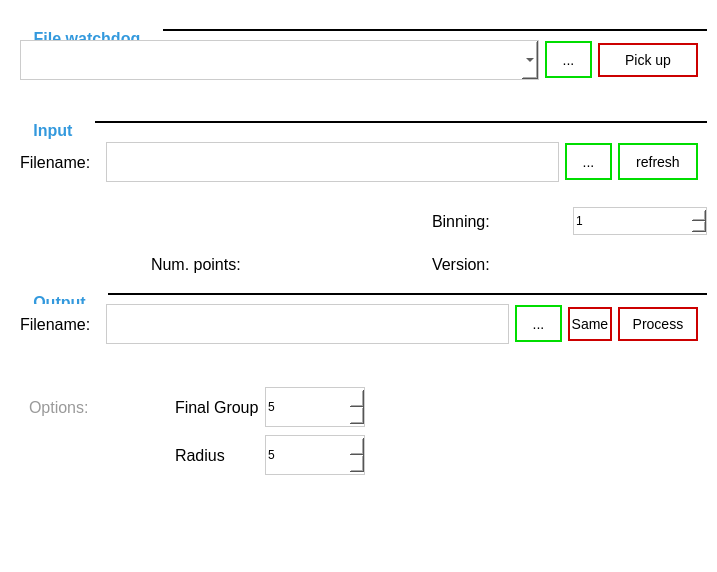
<?xml version="1.0" encoding="UTF-8"?>
<ui version="4.0">
 <class>Form</class>
 <widget class="QWidget" name="Form">
  <property name="geometry">
   <rect>
    <x>0</x>
    <y>0</y>
    <width>717</width>
    <height>572</height>
   </rect>
  </property>
  <property name="windowTitle">
   <string>Form</string>
  </property>
  <property name="styleSheet">
   <string notr="true">QWidget {
background-color: #fff;
}


QLineEdit {
font-size: 16px;
border: 1px solid #ccc;
}

QComboBox {
font-size: 16px;
border: 1px solid #ccc;
}

QLabel {
font-size: 16px;
}

QToolButton {
background-color: #ccc;
border: 2px solid #333;
color: #333;

width: 40px;
height: 30px;
font-size: 14px;
}

QToolButton:enabled {
background-color: #fff;
border: 2px solid #0d0;
color: #000;
}

QToolButton:hover:enabled {
background-color: #0D0;
color: #fff;
}

QPushButton {
background-color: #ccc;
border: 2px solid #333;
color: #333;
width: 40px;
height: 30px;
font-size: 14px;
}

QPushButton:enabled {
background-color: #fff;
border: 2px solid #C00;
color: #000;
}

QPushButton:hover:enabled {
background-color: #f00;
color: #fff;
}


QGroupBox {
    border: 2px solid black;
    border-bottom: 0px;
    border-right: 0px;
    border-left: 0px;
    margin-top: 1ex; /* leave space at the top for the title */
    padding-top:2ex;
	font-size: 16px;
    font-weight: bold;
}

QGroupBox::title {
    subcontrol-origin: margin;
    subcontrol-position: top left; /* position at the top center */
    padding: 0px 20px;
    color: #39D;
}

QSpinBox {
padding-top: 5px;
padding-bottom: 5px;
padding-left: 1ex;
border: 1px solid #ccc;
}</string>
  </property>
  <layout class="QGridLayout" name="gridLayout">
   <property name="rightMargin">
    <number>10</number>
   </property>
   <property name="bottomMargin">
    <number>0</number>
   </property>
   <property name="horizontalSpacing">
    <number>0</number>
   </property>
   <item row="1" column="0">
    <widget class="QGroupBox" name="gp_filewatchdog">
     <property name="title">
      <string>File watchdog</string>
     </property>
     <layout class="QGridLayout" name="gridLayout_6">
      <item row="0" column="0">
       <widget class="QComboBox" name="cb_filewatchdog">
        <property name="minimumSize">
         <size>
          <width>0</width>
          <height>40</height>
         </size>
        </property>
       </widget>
      </item>
      <item row="0" column="2">
       <widget class="QPushButton" name="btn_pickupfile">
        <property name="maximumSize">
         <size>
          <width>100</width>
          <height>16777215</height>
         </size>
        </property>
        <property name="toolTip">
         <string>Select a most recent .tabbin file discovered by a watch dog</string>
        </property>
        <property name="text">
         <string>Pick up</string>
        </property>
       </widget>
      </item>
      <item row="1" column="0" colspan="3">
       <widget class="QWidget" name="widget_5" native="true">
        <property name="minimumSize">
         <size>
          <width>0</width>
          <height>20</height>
         </size>
        </property>
       </widget>
      </item>
      <item row="0" column="1">
       <widget class="QToolButton" name="btn_openfolder">
        <property name="toolTip">
         <string>Open parent folder for file watchdog processing</string>
        </property>
        <property name="text">
         <string>...</string>
        </property>
       </widget>
      </item>
     </layout>
    </widget>
   </item>
   <item row="6" column="0">
    <widget class="QGroupBox" name="gp_output">
     <property name="title">
      <string>Output</string>
     </property>
     <layout class="QGridLayout" name="gridLayout_3">
      <item row="0" column="4">
       <widget class="QPushButton" name="btn_process">
        <property name="minimumSize">
         <size>
          <width>80</width>
          <height>0</height>
         </size>
        </property>
        <property name="toolTip">
         <string>Process the data and saves. Filters the points having the same pixel position or position inside the radius</string>
        </property>
        <property name="text">
         <string>Process</string>
        </property>
       </widget>
      </item>
      <item row="1" column="0" colspan="5">
       <widget class="QWidget" name="widget_2" native="true">
        <property name="minimumSize">
         <size>
          <width>0</width>
          <height>20</height>
         </size>
        </property>
       </widget>
      </item>
      <item row="2" column="0" colspan="5">
       <widget class="QWidget" name="widget_3" native="true">
        <property name="minimumSize">
         <size>
          <width>0</width>
          <height>110</height>
         </size>
        </property>
        <layout class="QGridLayout" name="gridLayout_4">
         <item row="0" column="3">
          <spacer name="horizontalSpacer">
           <property name="orientation">
            <enum>Qt::Horizontal</enum>
           </property>
           <property name="sizeHint" stdset="0">
            <size>
             <width>40</width>
             <height>20</height>
            </size>
           </property>
          </spacer>
         </item>
         <item row="0" column="1">
          <widget class="QLabel" name="label_9">
           <property name="text">
            <string>Final Group</string>
           </property>
          </widget>
         </item>
         <item row="0" column="0">
          <widget class="QLabel" name="label_8">
           <property name="minimumSize">
            <size>
             <width>140</width>
             <height>0</height>
            </size>
           </property>
           <property name="styleSheet">
            <string notr="true">QLabel {
color: #999;
}</string>
           </property>
           <property name="text">
            <string>Options:</string>
           </property>
          </widget>
         </item>
         <item row="0" column="2">
          <widget class="QSpinBox" name="sb_group">
           <property name="minimumSize">
            <size>
             <width>100</width>
             <height>40</height>
            </size>
           </property>
           <property name="toolTip">
            <string>All points which have same pixel position, or position within the radius will be saved with a final group</string>
           </property>
           <property name="styleSheet">
            <string notr="true"/>
           </property>
           <property name="minimum">
            <number>1</number>
           </property>
           <property name="maximum">
            <number>12</number>
           </property>
           <property name="value">
            <number>5</number>
           </property>
          </widget>
         </item>
         <item row="1" column="2">
          <widget class="QSpinBox" name="sb_radius">
           <property name="minimumSize">
            <size>
             <width>0</width>
             <height>40</height>
            </size>
           </property>
           <property name="toolTip">
            <string>Radius within which points lying close to the diamonds will be filtered</string>
           </property>
           <property name="minimum">
            <number>0</number>
           </property>
           <property name="maximum">
            <number>25</number>
           </property>
           <property name="value">
            <number>5</number>
           </property>
          </widget>
         </item>
         <item row="1" column="1">
          <widget class="QLabel" name="label_10">
           <property name="text">
            <string>Radius</string>
           </property>
          </widget>
         </item>
        </layout>
       </widget>
      </item>
      <item row="0" column="2">
       <widget class="QToolButton" name="btn_openfo">
        <property name="toolTip">
         <string>Select output file (.tabbin)</string>
        </property>
        <property name="text">
         <string>...</string>
        </property>
       </widget>
      </item>
      <item row="0" column="1">
       <widget class="QLineEdit" name="le_fileoutput">
        <property name="enabled">
         <bool>false</bool>
        </property>
        <property name="minimumSize">
         <size>
          <width>100</width>
          <height>40</height>
         </size>
        </property>
        <property name="toolTip">
         <string>Crysalis output filename (.tabbin)</string>
        </property>
        <property name="styleSheet">
         <string notr="true"/>
        </property>
       </widget>
      </item>
      <item row="0" column="0">
       <widget class="QLabel" name="label_2">
        <property name="minimumSize">
         <size>
          <width>80</width>
          <height>0</height>
         </size>
        </property>
        <property name="text">
         <string>Filename:</string>
        </property>
       </widget>
      </item>
      <item row="0" column="3">
       <widget class="QPushButton" name="btn_same">
        <property name="toolTip">
         <string>Makes the output file the same as the input file</string>
        </property>
        <property name="text">
         <string>Same</string>
        </property>
       </widget>
      </item>
     </layout>
    </widget>
   </item>
   <item row="8" column="0">
    <spacer name="verticalSpacer">
     <property name="orientation">
      <enum>Qt::Vertical</enum>
     </property>
     <property name="sizeHint" stdset="0">
      <size>
       <width>20</width>
       <height>40</height>
      </size>
     </property>
    </spacer>
   </item>
   <item row="5" column="0">
    <widget class="QWidget" name="widget" native="true">
     <property name="minimumSize">
      <size>
       <width>0</width>
       <height>80</height>
      </size>
     </property>
     <layout class="QGridLayout" name="gridLayout_5">
      <property name="leftMargin">
       <number>0</number>
      </property>
      <property name="topMargin">
       <number>0</number>
      </property>
      <property name="rightMargin">
       <number>0</number>
      </property>
      <property name="bottomMargin">
       <number>0</number>
      </property>
      <item row="1" column="4">
       <widget class="QLabel" name="lbl_version">
        <property name="toolTip">
         <string>Version of the .tabbin file</string>
        </property>
        <property name="text">
         <string/>
        </property>
       </widget>
      </item>
      <item row="1" column="1">
       <widget class="QLabel" name="label_4">
        <property name="text">
         <string>Num. points:</string>
        </property>
       </widget>
      </item>
      <item row="1" column="2">
       <widget class="QLabel" name="lbl_numpoints">
        <property name="toolTip">
         <string>Number of points inside the .tabbin file</string>
        </property>
        <property name="text">
         <string/>
        </property>
       </widget>
      </item>
      <item row="1" column="0">
       <widget class="QLabel" name="label_3">
        <property name="text">
         <string/>
        </property>
       </widget>
      </item>
      <item row="1" column="3">
       <widget class="QLabel" name="label_6">
        <property name="text">
         <string>Version:</string>
        </property>
       </widget>
      </item>
      <item row="0" column="4">
       <widget class="QSpinBox" name="sb_binning">
        <property name="toolTip">
         <string>Binning option for pixel merging (file opening only)</string>
        </property>
        <property name="minimum">
         <number>1</number>
        </property>
        <property name="maximum">
         <number>20</number>
        </property>
       </widget>
      </item>
      <item row="0" column="3">
       <widget class="QLabel" name="label_5">
        <property name="text">
         <string>Binning:</string>
        </property>
       </widget>
      </item>
     </layout>
    </widget>
   </item>
   <item row="0" column="0">
    <widget class="QWidget" name="widget_4" native="true">
     <property name="minimumSize">
      <size>
       <width>0</width>
       <height>12</height>
      </size>
     </property>
    </widget>
   </item>
   <item row="4" column="0">
    <widget class="QGroupBox" name="gb_input">
     <property name="minimumSize">
      <size>
       <width>0</width>
       <height>80</height>
      </size>
     </property>
     <property name="maximumSize">
      <size>
       <width>16777215</width>
       <height>80</height>
      </size>
     </property>
     <property name="title">
      <string>Input</string>
     </property>
     <layout class="QGridLayout" name="gridLayout_2">
      <item row="0" column="0">
       <widget class="QLabel" name="label">
        <property name="minimumSize">
         <size>
          <width>80</width>
          <height>0</height>
         </size>
        </property>
        <property name="text">
         <string>Filename:</string>
        </property>
       </widget>
      </item>
      <item row="0" column="3">
       <widget class="QToolButton" name="btn_reopen">
        <property name="minimumSize">
         <size>
          <width>80</width>
          <height>0</height>
         </size>
        </property>
        <property name="toolTip">
         <string>Update or reload the selected .tabbin file</string>
        </property>
        <property name="text">
         <string>refresh</string>
        </property>
       </widget>
      </item>
      <item row="0" column="1">
       <widget class="QLineEdit" name="le_fileinput">
        <property name="enabled">
         <bool>false</bool>
        </property>
        <property name="minimumSize">
         <size>
          <width>100</width>
          <height>40</height>
         </size>
        </property>
       </widget>
      </item>
      <item row="0" column="2">
       <widget class="QToolButton" name="btn_openfi">
        <property name="toolTip">
         <string>Open .tabbin file for processing</string>
        </property>
        <property name="text">
         <string>...</string>
        </property>
       </widget>
      </item>
     </layout>
    </widget>
   </item>
  </layout>
 </widget>
 <tabstops>
  <tabstop>cb_filewatchdog</tabstop>
  <tabstop>btn_openfolder</tabstop>
  <tabstop>btn_pickupfile</tabstop>
  <tabstop>le_fileinput</tabstop>
  <tabstop>btn_openfi</tabstop>
  <tabstop>btn_reopen</tabstop>
  <tabstop>sb_binning</tabstop>
  <tabstop>le_fileoutput</tabstop>
  <tabstop>btn_openfo</tabstop>
  <tabstop>btn_same</tabstop>
  <tabstop>btn_process</tabstop>
  <tabstop>sb_group</tabstop>
  <tabstop>sb_radius</tabstop>
 </tabstops>
 <resources/>
 <connections>
  <connection>
   <sender>btn_openfi</sender>
   <signal>clicked()</signal>
   <receiver>Form</receiver>
   <slot>actionSelectInputFile()</slot>
   <hints>
    <hint type="sourcelabel">
     <x>611</x>
     <y>195</y>
    </hint>
    <hint type="destinationlabel">
     <x>424</x>
     <y>0</y>
    </hint>
   </hints>
  </connection>
  <connection>
   <sender>btn_reopen</sender>
   <signal>clicked()</signal>
   <receiver>Form</receiver>
   <slot>actionUpdateFile()</slot>
   <hints>
    <hint type="sourcelabel">
     <x>697</x>
     <y>195</y>
    </hint>
    <hint type="destinationlabel">
     <x>453</x>
     <y>0</y>
    </hint>
   </hints>
  </connection>
  <connection>
   <sender>btn_openfo</sender>
   <signal>clicked()</signal>
   <receiver>Form</receiver>
   <slot>actionSelectOutputFile()</slot>
   <hints>
    <hint type="sourcelabel">
     <x>561</x>
     <y>363</y>
    </hint>
    <hint type="destinationlabel">
     <x>549</x>
     <y>206</y>
    </hint>
   </hints>
  </connection>
  <connection>
   <sender>btn_process</sender>
   <signal>clicked()</signal>
   <receiver>Form</receiver>
   <slot>actionProcessFile()</slot>
   <hints>
    <hint type="sourcelabel">
     <x>697</x>
     <y>362</y>
    </hint>
    <hint type="destinationlabel">
     <x>550</x>
     <y>257</y>
    </hint>
   </hints>
  </connection>
  <connection>
   <sender>btn_same</sender>
   <signal>clicked()</signal>
   <receiver>Form</receiver>
   <slot>actionMakeSamePath()</slot>
   <hints>
    <hint type="sourcelabel">
     <x>611</x>
     <y>362</y>
    </hint>
    <hint type="destinationlabel">
     <x>648</x>
     <y>4</y>
    </hint>
   </hints>
  </connection>
  <connection>
   <sender>btn_openfolder</sender>
   <signal>clicked()</signal>
   <receiver>Form</receiver>
   <slot>actionSelectFolder()</slot>
   <hints>
    <hint type="sourcelabel">
     <x>560</x>
     <y>57</y>
    </hint>
    <hint type="destinationlabel">
     <x>555</x>
     <y>-4</y>
    </hint>
   </hints>
  </connection>
  <connection>
   <sender>btn_pickupfile</sender>
   <signal>clicked()</signal>
   <receiver>Form</receiver>
   <slot>actionUpdateBtnWatchdogFile()</slot>
   <hints>
    <hint type="sourcelabel">
     <x>660</x>
     <y>69</y>
    </hint>
    <hint type="destinationlabel">
     <x>593</x>
     <y>-6</y>
    </hint>
   </hints>
  </connection>
 </connections>
 <slots>
  <slot>actionSelectInputFile()</slot>
  <slot>actionUpdateFile()</slot>
  <slot>actionSelectOutputFile()</slot>
  <slot>actionProcessFile()</slot>
  <slot>actionMakeSamePath()</slot>
  <slot>actionSelectFolder()</slot>
  <slot>actionUpdateBtnWatchdogFile()</slot>
 </slots>
</ui>
